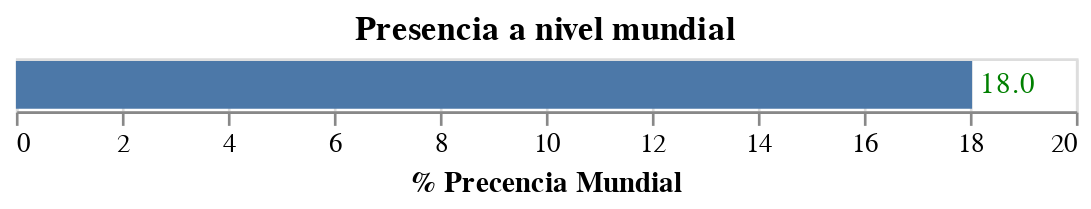

The notebook cell saved with this chart:
### Code cell
bars = alt.Chart(contry__world.head(1)).mark_bar().encode(
    x=alt.X('% Precencia Mundial'),
    
)

text = bars.mark_text(
    align='left',
    baseline='middle',
    dx=3,  
    color='green'
).encode(
    text = alt.Text(f'% Precencia Mundial:Q', format = ".3s")
)

(bars + text).properties(title="Presencia a nivel mundial")

### Figure 1 — Vega-Lite specification as saved in the notebook (floating-point values rounded to 4 significant figures)
{"config": {"view": {"continuousWidth": 400, "continuousHeight": 300}}, "layer": [{"mark": "bar", "encoding": {"x": {"field": "% Precencia Mundial", "type": "quantitative"}}}, {"mark": {"type": "text", "align": "left", "baseline": "middle", "color": "green", "dx": 3}, "encoding": {"text": {"field": "% Precencia Mundial", "format": ".3s", "type": "quantitative"}, "x": {"field": "% Precencia Mundial", "type": "quantitative"}}}], "data": {"name": "data-f2c987ba8f214b7fdbf96fbabf1ce197"}, "title": "Presencia a nivel mundial", "$schema": "https://vega.github.io/schema/vega-lite/v4.17.0.json", "datasets": {"data-f2c987ba8f214b7fdbf96fbabf1ce197": [{"Counrty": "Counrty", "% Precencia Mundial": 18.04}]}}
